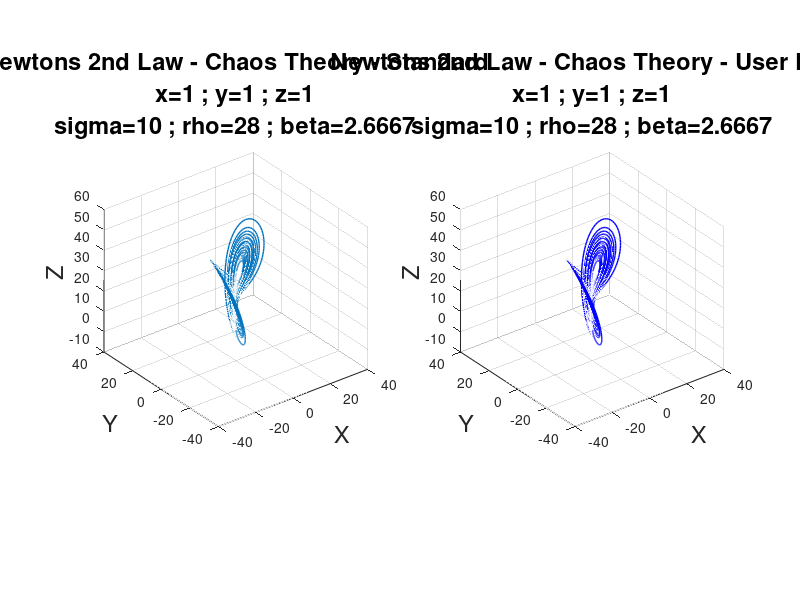

This chart was generated by the following MATLAB code:
%Topic: Newtons 2nd Law, chaos theory

clear;                                                                          %resetting everything for good new start
%=====menu that lets user choose the mode of the programm=======================
CHOICE = menu ('Sigma, Rho, Beta', 'User Input', '20, 40, 16/3',...
               '5, 45, 8');                                                     %creating choices on menu
               
if CHOICE==1;                                                                   %showing input dialog only if user wants
%=====dialog box asking user for input==========================================
input = inputdlg ({"Enter the values for the simulation\nx", "\ny","\nz",...
                   "\nsigma","\nrho","\nbeta"},"Chaos Theory",[1,10;1,10;1,...
                   10;1,10;1,10;1,10],{"1","1","1","10","28","8/3"});           %getting user imput
endif;

%=====setting initial variables=================================================
dt=.005;                                                                        %interval of loop
limt=10000*dt;                                                                  %setting limit of loop

%=====creating figure===========================================================
figure('units','norm','position',[.1 .1 .8 .7],'color',[.9 .9 .9],...
       'name', "Newtons 2nd Law");                                              %Creating Window
a = axes('position',[.1 .1 .8 .8],'color',[1 1 1],'fontsize',[12]);             %Creating Axis

%=====declaring functions=======================================================
%===============================================================================

%=====declaring functions for velocity x========================================
function Vx=funX(x,y,z,sigma,rho,beta);
  Vx=sigma*(y-x);                             %speed x
endfunction;

%=====declaring function for velocity y=========================================
function Vy=funY(x,y,z,sigma,rho,beta);
  Vy=x*(rho-z)-y;                             %speed y
endfunction;

%=====declaring function for velocity z=========================================
function Vz=funZ(x,y,z,sigma,rho,beta);
  Vz=x*y-beta*z;                              %speed z
endfunction;

%===creating the left plot window===============================================
%===============================================================================
subplot(1,2,1);

%===setting variables===
k=1;                                                            
x=1;                                                            
y=1;                                                            
z=1;                                                            
sigma=10;                                                       
rho=28;                                                         
beta=8/3; 

%===setting up the coordinate system============================================                                                 
txt = ["Newtons 2nd Law - Chaos Theory - Standard\nx=" num2str(x) " ; y=" num2str(y) ...
       " ; z=" num2str(z) "\nsigma=" num2str(sigma) " ; rho=" num2str(rho) " ; beta=" ...
       num2str(beta) ];                                                         %preparing  title, stating variables
a : title (txt,'fontsize',[17]);                                                %titleing diagram
a : xlabel ("X",'fontsize',[17]);                                               %labeling y axis
a : ylabel ("Y",'fontsize',[17]);                                               %labeling x axis
a : zlabel ("Z",'fontsize',[17]);                                               %labeling z axis
axis('equal',[-40 40 -40 40 -10 60]);                                           %setting axis limits
view(3);                                                                        %settig viewing angle
grid on;                                                                        %turning on the grid
drawnow;                                                                        %drawing the system

%=====loop for time progression and graphing====================================
for t=0:dt:limt;                                                                %loop from 0 to limit with interval dt
  
  %=====X + Y + Z variable====================
  %---calculating k1---
  k1x=funX(x,y,z,sigma,rho,beta);
  k1y=funY(x,y,z,sigma,rho,beta);
  k1z=funZ(x,y,z,sigma,rho,beta);
    
  %---calculating k2---
  k2x=funX(x+k1x*dt/2,y+k1y*dt/2,z+k1z*dt/2,sigma,rho,beta);
  k2y=funY(x+k1x*dt/2,y+k1y*dt/2,z+k1z*dt/2,sigma,rho,beta);
  k2z=funZ(x+k1x*dt/2,y+k1y*dt/2,z+k1z*dt/2,sigma,rho,beta);
  
  %---calculating k3---
  k3x=funX(x+k2x*dt/2,y+k2y*dt/2,z+k2z*dt/2,sigma,rho,beta);
  k3y=funY(x+k2x*dt/2,y+k2y*dt/2,z+k2z*dt/2,sigma,rho,beta);
  k3z=funZ(x+k2x*dt/2,y+k2y*dt/2,z+k2z*dt/2,sigma,rho,beta);

  %---calculating k4---
  k4x=funX(x+k3x*dt,y+k3y*dt,z+k3z*dt,sigma,rho,beta);
  k4y=funY(x+k3x*dt,y+k3y*dt,z+k3z*dt,sigma,rho,beta);
  k4z=funZ(x+k3x*dt,y+k3y*dt,z+k3z*dt,sigma,rho,beta);
  
  %---calculating new x & y & z---
  x=x+(k1x+2*k2x+2*k3x+k4x)*dt/6;
  y=y+(k1y+2*k2y+2*k3y+k4y)*dt/6;
  z=z+(k1z+2*k2z+2*k3z+k4z)*dt/6;
  
  %==creating variable for line of y, x and z=
  X_path1(k)=x;
  Y_path1(k)=y;
  Z_path1(k)=z;
  k=k+1;
endfor;
h_path=line(X_path1,Y_path1,Z_path1,'linewidth',[1]);                           %drawing path
drawnow;                                                                        %really drawing path

%===creating the right plot window==============================================
%===============================================================================
subplot(1,2,2);
%===setting variables===
k=1;

if CHOICE==1;                                                                   %if user chose input, use it
  x=str2num(input{1});                                                          % x converted from user input
  y=str2num(input{2});                                                          % y converted from user input
  z=str2num(input{3});                                                          % z converted from user input
  sigma=str2num(input{4});                                                      %sigma converted from user input
  rho=str2num(input{5});                                                        %rho converted from user input
  beta=str2num(input{6});                                                       %beta converted from user input

elseif CHOICE==2;                                                               %if user chose 1 preset, use it
  x=1;
  y=1;
  z=1;
  sigma=20;
  rho=40;
  beta=16/3;

elseif CHOICE==3;                                                               %if user chose 2 preset, use it
  x=1;
  y=1;
  z=1;
  sigma=5;
  rho=45;
  beta=8,
endif;           

%===setting up the coordinate system============================================                                                   
txt = ["Newtons 2nd Law - Chaos Theory - User Input\nx=" num2str(x) " ; y=" num2str(y) ...
        " ; z=" num2str(z) "\nsigma=" num2str(sigma) " ; rho=" num2str(rho) " ; beta=" ...
        num2str(beta) ];                                                        %preparing  title, stating variables
a : title (txt,'fontsize',[17]);                                                %titleing diagram
a : xlabel ("X",'fontsize',[17]);                                               %labeling y axis
a : ylabel ("Y",'fontsize',[17]);                                               %labeling x axis
a : zlabel ("Z",'fontsize',[17]);                                               %labeling z axis
axis('equal',[-40 40 -40 40 -10 60]);                                           %setting axis limits
view(3);                                                                        %settig viewing angle
grid on;                                                                        %turning on the grid
drawnow;                                                                        %drawing the system

%=====loop for time progression and graphing====================================
for t=0:dt:limt;                                                                %loop from 0 to limit with interval dt
  
  %=====X + Y + Z variable====================
  %---calculating k1---
  k1x=funX(x,y,z,sigma,rho,beta);
  k1y=funY(x,y,z,sigma,rho,beta);
  k1z=funZ(x,y,z,sigma,rho,beta);
    
  %---calculating k2---
  k2x=funX(x+k1x*dt/2,y+k1y*dt/2,z+k1z*dt/2,sigma,rho,beta);
  k2y=funY(x+k1x*dt/2,y+k1y*dt/2,z+k1z*dt/2,sigma,rho,beta);
  k2z=funZ(x+k1x*dt/2,y+k1y*dt/2,z+k1z*dt/2,sigma,rho,beta);
  
  %---calculating k3---
  k3x=funX(x+k2x*dt/2,y+k2y*dt/2,z+k2z*dt/2,sigma,rho,beta);
  k3y=funY(x+k2x*dt/2,y+k2y*dt/2,z+k2z*dt/2,sigma,rho,beta);
  k3z=funZ(x+k2x*dt/2,y+k2y*dt/2,z+k2z*dt/2,sigma,rho,beta);

  %---calculating k4---
  k4x=funX(x+k3x*dt,y+k3y*dt,z+k3z*dt,sigma,rho,beta);
  k4y=funY(x+k3x*dt,y+k3y*dt,z+k3z*dt,sigma,rho,beta);
  k4z=funZ(x+k3x*dt,y+k3y*dt,z+k3z*dt,sigma,rho,beta);
  
  %---calculating new x & y & z---
  x=x+(k1x+2*k2x+2*k3x+k4x)*dt/6;
  y=y+(k1y+2*k2y+2*k3y+k4y)*dt/6;
  z=z+(k1z+2*k2z+2*k3z+k4z)*dt/6;
  
  %==creating variable for line of y, x and z=
  X_path2(k)=x;
  Y_path2(k)=y;
  Z_path2(k)=z;
  k=k+1;
endfor;
h_path=line(X_path2,Y_path2,Z_path2,'linewidth',[1], 'color', 'blue');          %drawing path
drawnow;                                                                        %really drawing path
